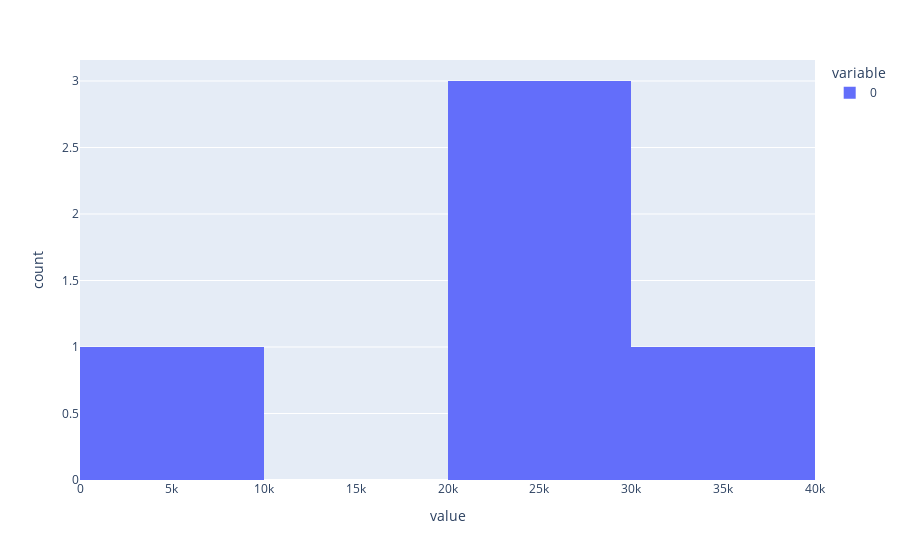

Here is the notebook cell this chart was saved with:
### Code cell
px.histogram(TDCSF.mean(axis=1))

### Figure 1 — Plotly figure (JSON) as saved in the notebook; plotly's stock layout.template omitted (floating-point values rounded to 4 significant figures)
{"data": [{"alignmentgroup": "True", "bingroup": "x", "hovertemplate": "variable=0<br>value=%{x}<br>count=%{y}<extra></extra>", "legendgroup": "0", "marker": {"color": "#636efa"}, "name": "0", "offsetgroup": "0", "orientation": "v", "showlegend": true, "type": "histogram", "x": [32610.0, 26010.0, 21130.0, 20250.0, 6614.0], "xaxis": "x", "yaxis": "y"}], "layout": {"barmode": "relative", "legend": {"title": {"text": "variable"}, "tracegroupgap": 0}, "margin": {"t": 60}, "xaxis": {"anchor": "y", "domain": [0, 1], "title": {"text": "value"}}, "yaxis": {"anchor": "x", "domain": [0, 1], "title": {"text": "count"}}}}
